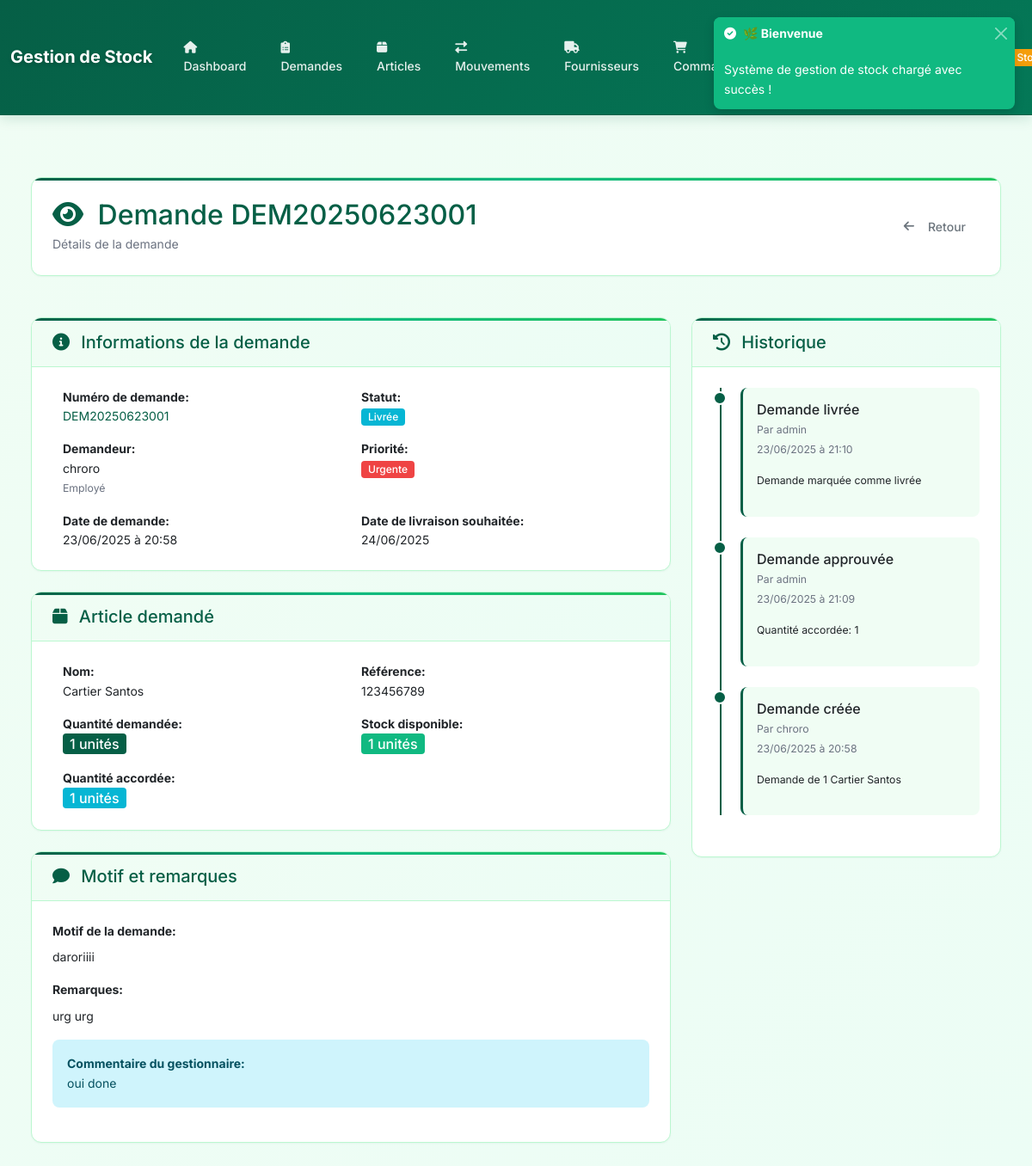
The app's page /demandes/1/ (signed in) with its own data.
### demandes/models.py (models this page shows, shortened)
class Demande(models.Model):
    STATUT_CHOICES = [
        ('EN_ATTENTE', 'En attente'),
        ('APPROUVEE', 'Approuvée'),
        ('REJETEE', 'Rejetée'),
        ('TRAITEE', 'Traitée'),
    ]
    PRIORITE_CHOICES = [
        ('BASSE', 'Basse'),
        ('NORMALE', 'Normale'),
        ('HAUTE', 'Haute'),
        ('URGENTE', 'Urgente'),
    ]
    numero_demande = models.CharField(max_length=20, unique=True, editable=False)
    demandeur = models.ForeignKey(User, on_delete=models.CASCADE, related_name='demandes')
    article = models.ForeignKey(Article, on_delete=models.CASCADE, related_name='demandes')
    quantite_demandee = models.PositiveIntegerField()
    statut = models.CharField(max_length=20, choices=STATUT_CHOICES, default='EN_ATTENTE')
    priorite = models.CharField(max_length=20, choices=PRIORITE_CHOICES, default='NORMALE')
    date_demande = models.DateTimeField(auto_now_add=True)
    date_traitement = models.DateTimeField(null=True, blank=True)
    date_livraison_souhaitee = models.DateField(null=True, blank=True)
    motif = models.TextField(help_text="Motif de la demande")
    remarques = models.TextField(blank=True, null=True)
    traite_par = models.ForeignKey(
        User,
        on_delete=models.SET_NULL,
        null=True,
        blank=True,
        related_name='demandes_traitees'
    )
    commentaire_traitement = models.TextField(blank=True, null=True)
    quantite_accordee = models.PositiveIntegerField(null=True, blank=True)
    class Meta:
        ordering = ['-date_demande']
        verbose_name = 'Demande'
        verbose_name_plural = 'Demandes'

class HistoriqueDemande(models.Model):
    demande = models.ForeignKey(Demande, on_delete=models.CASCADE, related_name='historique')
    utilisateur = models.ForeignKey(User, on_delete=models.CASCADE)
    action = models.CharField(max_length=100)
    details = models.TextField(blank=True)
    date_action = models.DateTimeField(auto_now_add=True)
    class Meta:
        ordering = ['-date_action']
        verbose_name = 'Historique de demande'
        verbose_name_plural = 'Historiques de demandes'

### users/models.py (models this page shows, shortened)
class User(AbstractUser):
    ROLES = [
        ('ADMIN', 'Administrateur'),
        ('STOCK_MANAGER', 'Gestionnaire de Stock'),
        ('EMPLOYEE', 'Employé')
    ]
    role = models.CharField(
        max_length=15,
        choices=ROLES,
        default='EMPLOYEE',
        verbose_name='Rôle'
    )
    def is_admin(self):
        return self.role == 'ADMIN'
    @property
    def can_manage_stock(self):
        return self.role in ['ADMIN', 'STOCK_MANAGER']
    def can_view_stock(self):
        return self.role in ['ADMIN', 'STOCK_MANAGER', 'EMPLOYEE']

### articles/models.py (models this page shows, shortened)
class Article(models.Model):
    CATEGORIES = [
        ('ELECTRONIQUE', 'Électronique'),
        ('VETEMENT', 'Vêtement'),
        ('ALIMENTAIRE', 'Alimentaire'),
        ('AUTRE', 'Autre'),
    ]
    nom = models.CharField(max_length=100, verbose_name="Nom")
    reference = models.CharField(max_length=100, unique=True, verbose_name="Référence")
    categorie = models.CharField(max_length=50, choices=CATEGORIES, default='AUTRE', verbose_name="Catégorie")
    prix = models.DecimalField(max_digits=10, decimal_places=2, verbose_name="Prix unitaire")
    quantite_initiale = models.PositiveIntegerField(default=0, verbose_name="Quantité initiale")
    description = models.TextField(blank=True, null=True, verbose_name="Description")
    date_ajout = models.DateTimeField(auto_now_add=True, verbose_name="Date d'ajout")
    seuil_alerte = models.PositiveIntegerField(default=10, verbose_name="Seuil d'alerte")
    class Meta:
        verbose_name = "Article"
        verbose_name_plural = "Articles"
        ordering = ['nom']
    def stock_disponible(self):
        total_entrees = self.mouvements.filter(mouvement_type='ENTREE').aggregate(total=Sum('quantite'))['total'] or 0
        total_sorties = self.mouvements.filter(mouvement_type='SORTIE').aggregate(total=Sum('quantite'))['total'] or 0
        return self.quantite_initiale + total_entrees - total_sorties

### demandes/views.py (the view)
# urls.py: path('<int:pk>/', views.demande_detail, name='demande_detail'),
@login_required
def demande_detail(request, pk):
    demande = get_object_or_404(Demande, pk=pk)
    if request.user.role == 'EMPLOYEE' and demande.demandeur != request.user:
        messages.error(request, "Vous ne pouvez consulter que vos propres demandes.")
        return redirect('demandes:demande_list')
    historique = demande.historique.all()
    context = {
        'demande': demande,
        'historique': historique,
    }
    return render(request, 'demandes/demande_detail.html', context)

### demandes/templates/demandes/demande_detail.html (shortened to what this page needs)
{% extends 'base.html' %}
{% load static %}
{% block content %}
<div class="container-fluid">
    <div class="row mb-4">
        <div class="col-12">
            <div class="card">
                <div class="card-body d-flex justify-content-between align-items-center">
                    <div>
                        <h2 class="text-primary mb-1">
                            <i class="fas fa-eye me-2"></i>
                            Demande {{ demande.numero_demande }}
                        </h2>
                        <p class="text-muted mb-0">Détails de la demande</p>
                    </div>
                    <div class="d-flex gap-2">
                        {% if user.role == 'EMPLOYEE' %}
                            <a href="{% url 'demandes:mes_demandes' %}" class="btn btn-outline-secondary">
                                <i class="fas fa-arrow-left me-2"></i>Retour
                            </a>
                        {% else %}
                            <a href="{% url 'demandes:demande_list' %}" class="btn btn-outline-secondary">
                                <i class="fas fa-arrow-left me-2"></i>Retour
                            </a>
                        {% endif %}
                    </div>
                </div>
            </div>
        </div>
    </div>
    <div class="row g-4">
        <div class="col-lg-8">
            <div class="card">
                <div class="card-header">
                    <h5 class="mb-0">
                        <i class="fas fa-info-circle me-2"></i>
                        Informations de la demande
                    </h5>
                </div>
                <div class="card-body">
                    <div class="row g-3">
                        <div class="col-md-6">
                            <strong>Numéro de demande:</strong><br>
                            <span class="text-primary">{{ demande.numero_demande }}</span>
                        </div>
                        <div class="col-md-6">
                            <strong>Statut:</strong><br>
                            {% if demande.statut == 'EN_ATTENTE' %}
                                <span class="badge bg-warning">En Attente</span>
                            {% elif demande.statut == 'APPROUVEE' %}
                                <span class="badge bg-success">Approuvée</span>
                            {% elif demande.statut == 'REJETEE' %}
                                <span class="badge bg-danger">Rejetée</span>
                            {% elif demande.statut == 'TRAITEE' %}
                                <span class="badge bg-info">Livrée</span>
                            {% endif %}
                        </div>
                        <div class="col-md-6">
                            <strong>Demandeur:</strong><br>
                            {{ demande.demandeur.get_full_name|default:demande.demandeur.username }}<br>
                            <small class="text-muted">{{ demande.demandeur.get_role_display }}</small>
                        </div>
                        <div class="col-md-6">
                            <strong>Priorité:</strong><br>
                            {% if demande.priorite == 'URGENTE' %}
                                <span class="badge bg-danger">Urgente</span>
                            {% elif demande.priorite == 'HAUTE' %}
                                <span class="badge bg-warning">Haute</span>
                            {% elif demande.priorite == 'NORMALE' %}
                                <span class="badge bg-primary">Normale</span>
                            {% else %}
                                <span class="badge bg-secondary">Basse</span>
                            {% endif %}
                        </div>
                        <div class="col-md-6">
                            <strong>Date de demande:</strong><br>
                            {{ demande.date_demande|date:"d/m/Y à H:i" }}
                        </div>
                        <div class="col-md-6">
                            <strong>Date de livraison souhaitée:</strong><br>
                            {{ demande.date_livraison_souhaitee|date:"d/m/Y"|default:"Non spécifiée" }}
                        </div>
                    </div>
                </div>
            </div>
            <div class="card mt-4">
                <div class="card-header">
                    <h5 class="mb-0">
                        <i class="fas fa-box me-2"></i>
                        Article demandé
                    </h5>
                </div>
                <div class="card-body">
                    <div class="row g-3">
                        <div class="col-md-6">
                            <strong>Nom:</strong><br>
                            {{ demande.article.nom }}
                        </div>
                        <div class="col-md-6">
                            <strong>Référence:</strong><br>
                            {{ demande.article.reference }}
                        </div>
                        <div class="col-md-6">
                            <strong>Quantité demandée:</strong><br>
                            <span class="badge bg-primary fs-6">{{ demande.quantite_demandee }} unités</span>
                        </div>
                        <div class="col-md-6">
                            <strong>Stock disponible:</strong><br>
                            <span class="badge bg-success fs-6">{{ demande.article.stock_disponible }} unités</span>
                        </div>
                        {% if demande.quantite_accordee %}
                        <div class="col-md-6">
                            <strong>Quantité accordée:</strong><br>
                            <span class="badge bg-info fs-6">{{ demande.quantite_accordee }} unités</span>
                        </div>
                        {% endif %}
                    </div>
                </div>
            </div>
            <div class="card mt-4">
                <div class="card-header">
                    <h5 class="mb-0">
                        <i class="fas fa-comment me-2"></i>
                        Motif et remarques
                    </h5>
                </div>
                <div class="card-body">
                    <div class="mb-3">
                        <strong>Motif de la demande:</strong><br>
                        <p class="mt-2">{{ demande.motif }}</p>
                    </div>
                    {% if demande.remarques %}
                    <div class="mb-3">
                        <strong>Remarques:</strong><br>
                        <p class="mt-2">{{ demande.remarques }}</p>
                    </div>
                    {% endif %}
                    {% if demande.commentaire_traitement %}
                    <div class="alert alert-info">
                        <strong>Commentaire du gestionnaire:</strong><br>
                        {{ demande.commentaire_traitement }}
                    </div>
                    {% endif %}
                </div>
            </div>
        </div>
        <div class="col-lg-4">
            <div class="card">
                <div class="card-header">
                    <h5 class="mb-0">
                        <i class="fas fa-history me-2"></i>
                        Historique
                    </h5>
                </div>
                <div class="card-body">
                    {% if historique %}
                    <div class="timeline">
                        {% for event in historique %}
                        <div class="timeline-item">
                            <div class="timeline-marker bg-primary"></div>
                            <div class="timeline-content">
                                <h6 class="mb-1">{{ event.action }}</h6>
                                <p class="text-muted small mb-1">
                                    Par {{ event.utilisateur.get_full_name|default:event.utilisateur.username }}
                                </p>
                                <p class="text-muted small">
                                    {{ event.date_action|date:"d/m/Y à H:i" }}
                                </p>
                                {% if event.details %}
                                <p class="small">{{ event.details }}</p>
                                {% endif %}
                            </div>
                        </div>
                        {% endfor %}
                    </div>
                    {% else %}
                    <p class="text-muted">Aucun historique disponible.</p>
                    {% endif %}
                </div>
            </div>
        </div>
    </div>
</div>
{% endblock %}

### records on screen
Demande: numero_demande "DEM20250623001", demandeur.get_full_name "chroro", demandeur.role "Employé", date_demande "23/06/2025 à 20:58", date_livraison_souhaitee "24/06/2025", article.nom "Cartier Santos", article.reference "123456789", quantite_demandee "1", article.stock_disponible "1", quantite_accordee "1", motif "daroriiii", remarques "urg urg", commentaire_traitement "oui done"
HistoriqueDemande: action "Demande livrée", utilisateur.get_full_name "admin", date_action "23/06/2025 à 21:10", details "Demande marquée comme livrée"
HistoriqueDemande: action "Demande approuvée", utilisateur.get_full_name "admin", date_action "23/06/2025 à 21:09", details "Quantité accordée: 1"
HistoriqueDemande: action "Demande créée", utilisateur.get_full_name "chroro", date_action "23/06/2025 à 20:58", details "Demande de 1 Cartier Santos"
